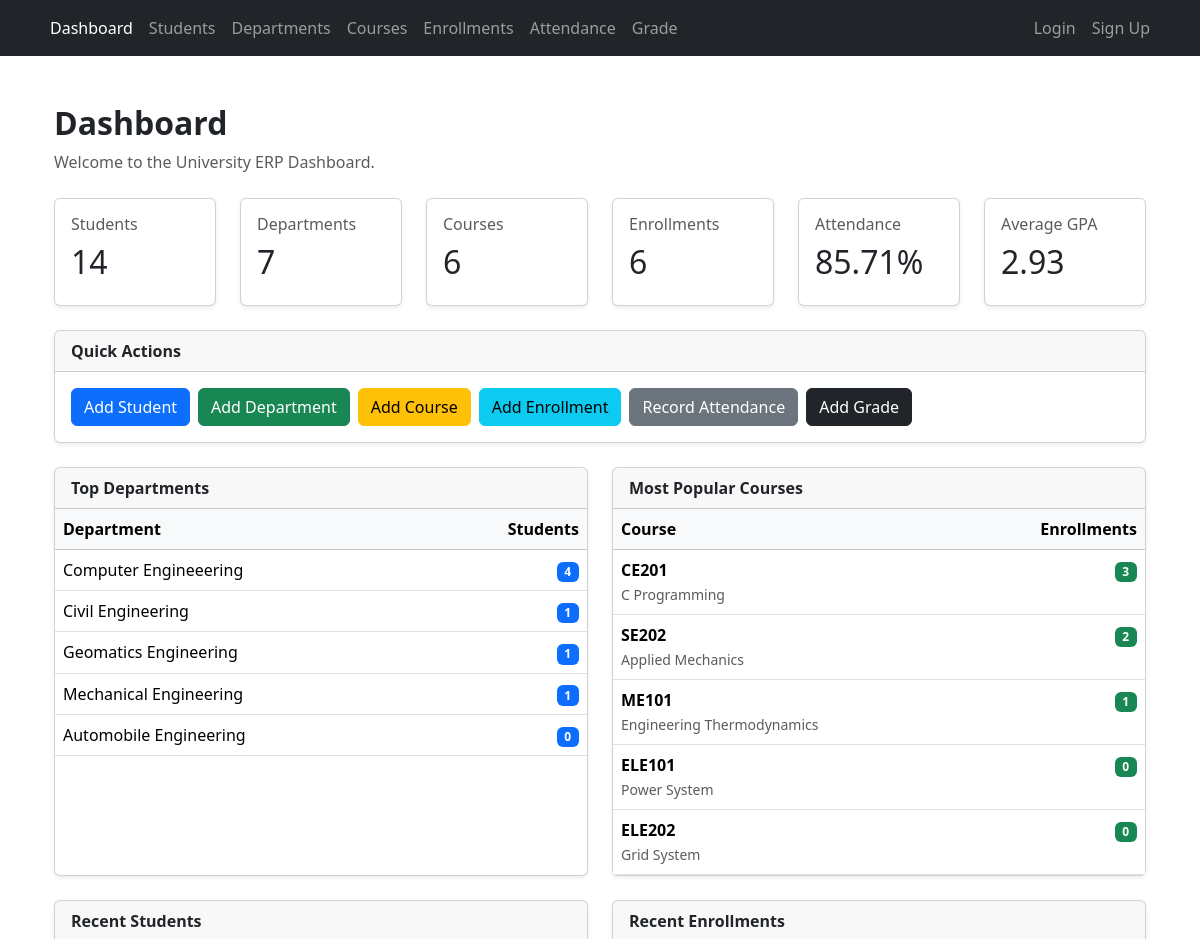
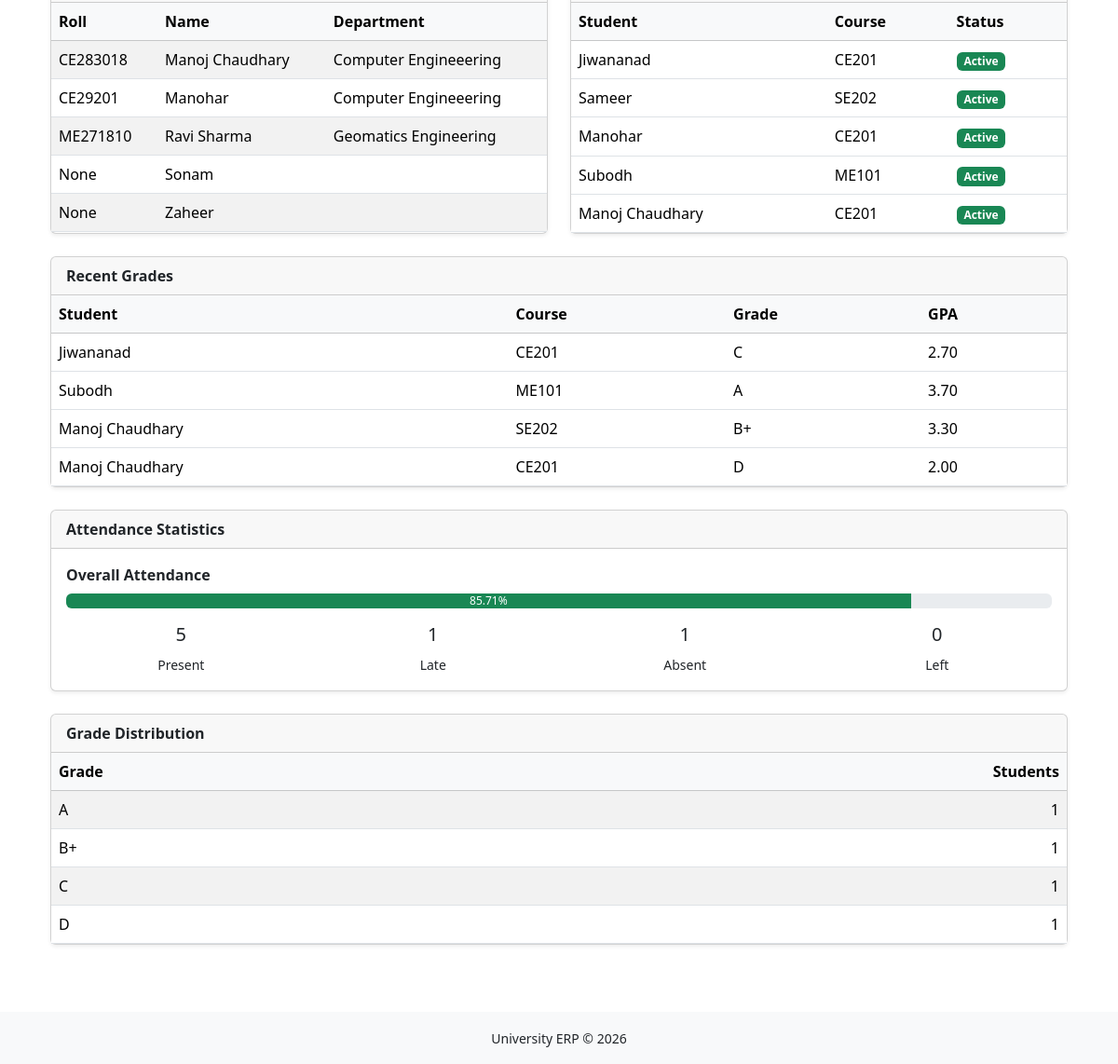
The page / on the database its author committed (2 pictures, top to bottom).
### departments/models.py (models this page shows, shortened)
class Department(TimeStampedMixin):
    name = models.CharField(max_length=100, unique=True)
    code = models.CharField(max_length=10, unique=True)
    description = models.TextField(blank=True)
    class Meta:
        ordering = ["name"]
        verbose_name = "Department"
        verbose_name_plural = "Departments"

### courses/models.py (models this page shows, shortened)
class Course(TimeStampedMixin):
    SEMESTER_CHOICES = [
        (1, "Semester 1"),
        (2, "Semester 2"),
        (3, "Semester 3"),
        (4, "Semester 4"),
        (5, "Semester 5"),
        (6, "Semester 6"),
        (7, "Semester 7"),
        (8, "Semester 8"),
    ]
    code = models.CharField(max_length=20, unique=True)
    title = models.CharField(max_length=50)
    credit_hours = models.PositiveSmallIntegerField(default=3)
    department = models.ForeignKey(
        Department, on_delete=models.PROTECT, related_name="courses"
    )
    semester = models.PositiveSmallIntegerField(
        blank=True, null=True, choices=SEMESTER_CHOICES
    )
    description = models.TextField(blank=True)
    is_active = models.BooleanField(default=True)
    class Meta:
        ordering = ["semester", "code"]
        verbose_name = "Course"
        verbose_name_plural = "Courses"

### students/models.py (models this page shows, shortened)
class Student(TimeStampedMixin):
    GENDER_CHOICES = [
        ("M", "Male"),
        ("F", "Female"),
        ("O", "Others"),
    ]
    objects = StudentManager()
    roll_number = models.CharField(
        max_length=20,
        unique=True, null=True,
        help_text="Unique roll no. of a student",
    )
    name = models.CharField(
        max_length=100
    )
    department = models.ForeignKey(
        Department,
        on_delete=models.PROTECT,
        related_name="students",
        blank=True,
        null=True,
    )
    email = models.EmailField(
        unique=True,
        blank=True,
        null=True)
    phone = models.CharField(
        max_length=15,
        blank=True,
        null=True,
        validators=[validate_phone],
    )
    date_of_birth = models.DateField(
        blank=True,
        null=True)
    gender = models.CharField(
        max_length=1,
        blank=True,
        null=True,
        choices=GENDER_CHOICES
    )
    address = models.TextField(
        blank=True,
        null=True)
    photo = models.ImageField(
        upload_to="students/",
        blank=True,
        null=True)
    class Meta:
        ordering = ["roll_number", "name"]
        indexes = [models.Index(fields=["name"], name="student_name_index")]

### enrollments/models.py (models this page shows, shortened)
class Enrollment(models.Model):
    SEMESTER_CHOICES = [
        (1, "Semester 1"),
        (2, "Semester 2"),
        (3, "Semester 3"),
        (4, "Semester 4"),
        (5, "Semester 5"),
        (6, "Semester 6"),
        (7, "Semester 7"),
        (8, "Semester 8"),
    ]
    """
    STATUS_CHOICES = [
        ("ACTIVE", "Active"),
        ("COMPLETED", "Completed"),
        ("DROPPED", "Dropped"),
    ]
    """
    class Status(models.TextChoices):
        ACTIVE = "ACTIVE", "Active"
        COMPLETED = "COMPLETED", "Completed"
        DROPPED = "DROPPED", "Dropped"
    student = models.ForeignKey(
        Student, on_delete=models.CASCADE, related_name="enrollments"
    )
    course = models.ForeignKey(
        Course, on_delete=models.CASCADE, related_name="enrollments"
    )
    academic_year = models.CharField(
        max_length=9,
    )
    semester = models.PositiveSmallIntegerField(choices=SEMESTER_CHOICES)
    status = models.CharField(
        max_length=20,
        choices=Status.choices,
        default=Status.ACTIVE,
    )
    enrolled_at = models.DateField(
        auto_now_add=True,
    )
    class Meta:
        ordering = [
            "student",
            "course",
        ]
        constraints = [
            models.UniqueConstraint(
                fields=[
                    "student",
                    "course",
                    "academic_year",
                ],
                name="unique_student_course_year",
            )
        ]

### grades/models.py (models this page shows, shortened)
class Grade(TimeStampedMixin):
    class Result(models.TextChoices):
        PASS = "PASS", "Pass"
        FAIL = "FAIL", "Fail"
    GRADING_SCALE = (
        (90, "A+", Decimal("4.00"), Result.PASS),
        (80, "A",  Decimal("3.70"), Result.PASS),
        (70, "B+", Decimal("3.30"), Result.PASS),
        (60, "B",  Decimal("3.00"), Result.PASS),
        (50, "C",  Decimal("2.70"), Result.PASS),
        (40, "D",  Decimal("2.00"), Result.PASS),
        (0,  "F",  Decimal("0.00"), Result.FAIL),
    )
    enrollment = models.OneToOneField(
        Enrollment, on_delete=models.CASCADE, related_name="grade"
    )
    marks_obtained = models.DecimalField(
        decimal_places=2,
        max_digits=5,
    )
    maximum_marks = models.DecimalField(decimal_places=2, max_digits=5, default=100.00)
    percentage = models.DecimalField(decimal_places=2, max_digits=5, editable=False)
    letter_grade = models.CharField(max_length=2, editable=False)
    grade_point = models.DecimalField(max_digits=5, decimal_places=2, editable=False)
    result = models.CharField(max_length=5, choices=Result.choices, editable=False)
    remarks = models.TextField(blank=True)
    class Meta:
        ordering = ["enrollment"]
        constraints = [
            models.CheckConstraint(
                condition=models.Q(maximum_marks__gt=0),
                name="grade_maximum_marks_positive",
            ),
            models.CheckConstraint(
                condition=models.Q(marks_obtained__gte=0),
                name="grade_marks_obtained_non_negative",
            ),
            models.CheckConstraint(
                condition=models.Q(marks_obtained__lte=models.F("maximum_marks")),
                name="grade_marks_cannot_exceed_max",
            ),
        ]

### dashboard/views.py (the view)
def dashboard(request):
    context = DashboardService.get_dashboard_data()
    return render(request, "dashboard/dashboard.html", context)

### dashboard/services.py (called while the page is built)
    @staticmethod
    def get_summary_data():
        return {
            "total_students": Student.objects.count(),
            "total_departments": Department.objects.count(),
            "total_courses": Course.objects.count(),
            "total_enrollments": Enrollment.objects.count(),
            "total_attendance": Attendance.objects.count(),
            "total_grades": Grade.objects.count(),
        }

    @staticmethod
    def get_grade_statistics():
        average_gpa = Grade.objects.aggregate(
            average_gpa=Avg("grade_point")
        )["average_gpa"]
        grade_distribution = (
            Grade.objects.values("letter_grade")
            .annotate(total=Count("id"))
            .order_by("letter_grade")
        )
        return {
            "average_gpa": average_gpa,
            "grade_distribution": grade_distribution,
        }

    @staticmethod
    def get_top_departments():
        return (
            Department.objects.annotate(
                student_count=Count("students")
            )
            .order_by("-student_count", "name")[:5]
        )

    @staticmethod
    def get_top_courses():
        return (
            Course.objects.annotate(
                enrollment_count=Count("enrollments")
            )
            .order_by("-enrollment_count", "code")[:5]
        )

    @staticmethod
    def get_recent_students():
        return (
            Student.objects.select_related("department")
            .order_by("-created_at")[:5]
        )

    @staticmethod
    def get_recent_enrollments():
        return (
            Enrollment.objects.select_related(
                "student",
                "course",
            )
            .order_by("-enrolled_at")[:5]
        )

    @staticmethod
    def get_recent_grades():
        return (
            Grade.objects.select_related(
                "enrollment",
                "enrollment__student",
                "enrollment__course",
            )
            .order_by("-created_at")[:5]
        )

### dashboard/templates/dashboard/dashboard.html (shortened to what this page needs)
{% extends "base.html" %}
{% block content %}
<div class="container-fluid py-4">
    {% include "dashboard/partials/header.html" %}
    {% include "dashboard/partials/summary_cards.html" %}
    {% include "dashboard/partials/quick_actions.html" %}
    <div class="row">
        <div class="col-lg-6 mb-4">
            {% include "dashboard/partials/top_departments.html" %}
        </div>
        <div class="col-lg-6 mb-4">
            {% include "dashboard/partials/top_courses.html" %}
        </div>
    </div>
    <div class="row">
        <div class="col-lg-6 mb-4">
            {% include "dashboard/partials/recent_students.html" %}
        </div>
        <div class="col-lg-6 mb-4">
            {% include "dashboard/partials/recent_enrollments.html" %}
        </div>
    </div>
    {% include "dashboard/partials/recent_grades.html" %}
    {% include "dashboard/partials/attendance_statistics.html" %}
    {% include "dashboard/partials/grade_distribution.html" %}
</div>
{% endblock %}

### dashboard/templates/dashboard/partials/top_departments.html
<div class="card shadow-sm h-100">
    <div class="card-header">
        <strong>Top Departments</strong>
    </div>
    <div class="card-body p-0">
        <table class="table table-hover mb-0">
            <thead class="table-light">
                <tr>
                    <th>Department</th>
                    <th class="text-end">Students</th>
                </tr>
            </thead>
            <tbody>
                {% for department in top_departments %}
                <tr>
                    <td>{{ department.name }}</td>
                    <td class="text-end">
                        <span class="badge bg-primary">
                            {{ department.student_count }}
                        </span>
                    </td>
                </tr>
                {% empty %}
                <tr>
                    <td colspan="2" class="text-center text-muted py-3">
                        No departments found.
                    </td>
                </tr>
                {% endfor %}
            </tbody>
        </table>
    </div>
</div>

### dashboard/templates/dashboard/partials/top_courses.html (shortened to what this page needs)
<div class="card shadow-sm h-100">
    <div class="card-header">
        <strong>Most Popular Courses</strong>
    </div>
    <div class="card-body p-0">
        <table class="table table-hover mb-0">
            <thead class="table-light">
                <tr>
                    <th>Course</th>
                    <th class="text-end">Enrollments</th>
                </tr>
            </thead>
            <tbody>
                {% for course in top_courses %}
                <tr>
                    <td>
                        <strong>{{ course.code }}</strong>
                        <br>
                        <small class="text-muted">
                            {{ course.title }}
                        </small>
                    </td>
                    <td class="text-end">
                        <span class="badge bg-success">
                            {{ course.enrollment_count }}
                        </span>
                    </td>
                </tr>
                {% endfor %}
            </tbody>
        </table>
    </div>
</div>

### dashboard/templates/dashboard/partials/recent_students.html (shortened to what this page needs)
<div class="card shadow-sm h-100">
    <div class="card-header">
        <strong>Recent Students</strong>
    </div>
    <div class="card-body p-0">
        <table class="table table-striped mb-0">
            <thead class="table-light">
                <tr>
                    <th>Roll</th>
                    <th>Name</th>
                    <th>Department</th>
                </tr>
            </thead>
            <tbody>
                {% for student in recent_students %}
                <tr>
                    <td>{{ student.roll_number }}</td>
                    <td>{{ student.name }}</td>
                    <td>{{ student.department.name }}</td>
                </tr>
                {% endfor %}
            </tbody>
        </table>
    </div>
</div>

### dashboard/templates/dashboard/partials/recent_enrollments.html (shortened to what this page needs)
<div class="card shadow-sm h-100">
    <div class="card-header">
        <strong>Recent Enrollments</strong>
    </div>
    <div class="card-body p-0">
        <table class="table table-hover mb-0">
            <thead class="table-light">
                <tr>
                    <th>Student</th>
                    <th>Course</th>
                    <th>Status</th>
                </tr>
            </thead>
            <tbody>
                {% for enrollment in recent_enrollments %}
                <tr>
                    <td>
                        {{ enrollment.student.name }}
                    </td>
                    <td>
                        {{ enrollment.course.code }}
                    </td>
                    <td>
                        {% if enrollment.status == "ACTIVE" %}
                        <span class="badge bg-success">
                            Active
                        </span>
                        {% elif enrollment.status == "COMPLETED" %}
                        <span class="badge bg-primary">
                            Completed
                        </span>
                        {% else %}
                        <span class="badge bg-danger">
                            Dropped
                        </span>
                        {% endif %}
                    </td>
                </tr>
                {% endfor %}
            </tbody>
        </table>
    </div>
</div>

### dashboard/templates/dashboard/partials/recent_grades.html (shortened to what this page needs)
<div class="card shadow-sm mb-4">
    <div class="card-header">
        <strong>Recent Grades</strong>
    </div>
    <div class="card-body p-0">
        <table class="table table-hover mb-0">
            <thead class="table-light">
                <tr>
                    <th>Student</th>
                    <th>Course</th>
                    <th>Grade</th>
                    <th>GPA</th>
                </tr>
            </thead>
            <tbody>
                {% for grade in recent_grades %}
                <tr>
                    <td>{{ grade.enrollment.student.name }}</td>
                    <td>{{ grade.enrollment.course.code }}</td>
                    <td>{{ grade.letter_grade }}</td>
                    <td>{{ grade.grade_point }}</td>
                </tr>
                {% endfor %}
            </tbody>
        </table>
    </div>
</div>

### rows shown on the page
Department: name "Computer Engineeering", student_count "4"
Department: name "Civil Engineering", student_count "1"
Department: name "Geomatics Engineering", student_count "1"
Department: name "Mechanical Engineering", student_count "1"
Department: name "Automobile Engineering", student_count "0"
Course: code "CE201", title "C Programming", enrollment_count "3"
Course: code "SE202", title "Applied Mechanics", enrollment_count "2"
Course: code "ME101", title "Engineering Thermodynamics", enrollment_count "1"
Course: code "ELE101", title "Power System", enrollment_count "0"
Course: code "ELE202", title "Grid System", enrollment_count "0"
Student: roll_number "CE283018", name "Manoj Chaudhary", department.name "Computer Engineeering"
Student: roll_number "CE29201", name "Manohar", department.name "Computer Engineeering"
Student: roll_number "ME271810", name "Ravi Sharma", department.name "Geomatics Engineering"
Student: roll_number "None", name "Sonam"
Student: roll_number "None", name "Zaheer"
Enrollment: student.name "Jiwananad", course.code "CE201", status "Active"
Enrollment: student.name "Sameer", course.code "SE202", status "Active"
Enrollment: student.name "Manohar", course.code "CE201", status "Active"
Enrollment: student.name "Subodh", course.code "ME101", status "Active"
Enrollment: student.name "Manoj Chaudhary", course.code "CE201", status "Active"
Grade: enrollment.student.name "Jiwananad", enrollment.course.code "CE201", letter_grade "C", grade_point "2.70"
Grade: enrollment.student.name "Subodh", enrollment.course.code "ME101", letter_grade "A", grade_point "3.70"
Grade: enrollment.student.name "Manoj Chaudhary", enrollment.course.code "SE202", letter_grade "B+", grade_point "3.30"
Grade: enrollment.student.name "Manoj Chaudhary", enrollment.course.code "CE201", letter_grade "D", grade_point "2.00"

### other values the page prints
{{ total_students }} "14"
{{ total_departments }} "7"
{{ total_courses }} "6"
{{ total_enrollments }} "6"
{{ attendance_percentage }} "85.71"
{{ average_gpa|default:"0.00"|floatformat:2 }} "2.93"
{{ present_count }} "5"
{{ late_count }} "1"
{{ absent_count }} "1"
{{ left_count }} "0"
{{ grade.letter_grade }} "A" "B+" "C" "D"
{{ grade.total }} "1" "1" "1" "1"
